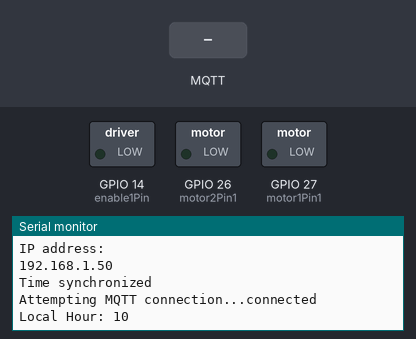
The sketch below on a simulated ESP32. Shown: switched loads named in the sketch (green lamp = pin HIGH), the last lines printed to the serial monitor. The inputs (shaded band) are chosen by the test bench. WiFi joins after 1.5 s; servers stay silent unless stated; the local clock reads 2024-03-15 10:24:30 at power-on unless the sketch sets it; random numbers use the default seed unless the sketch sets one; no MQTT or app messages arrive unless stated.

Above: at 2.7 s.
2.8 s: MQTT message "BnEsp32/Berat" arrives on the first subscribed topic
At 4.0 s:
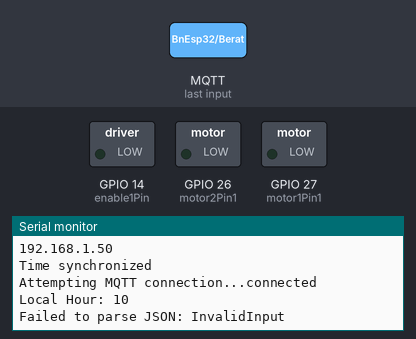
4.3 s: MQTT message "1" arrives on the first subscribed topic
At 5.2 s:
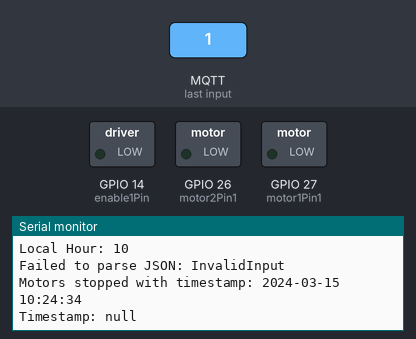
5.8 s: MQTT message "1" arrives on the second subscribed topic
At 6.4 s:
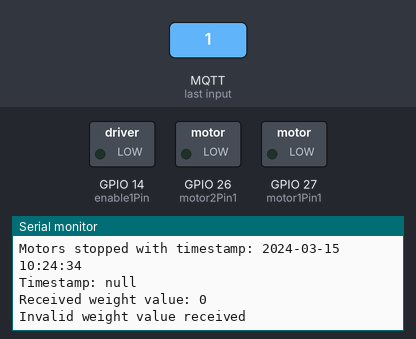

The sketch:

chickenfeeder.ino
```cpp
#include <PubSubClient.h>
#include <WiFi.h>
#include <time.h>
#include <HTTPClient.h>
#include <ArduinoJson.h>

#define BUILTIN_LED 2

// Network credentials
const char* ssid = "";
const char* password = "";
const char* mqtt_server = "broker.hivemq.com";
const char* serverUrl = "https://rm786lts-8000.asse.devtunnels.ms/";

WiFiClient espClient;
PubSubClient client(espClient);

int motor1Pin1 = 27;
int motor2Pin1 = 26;
int enable1Pin = 14;

const int freq = 30000;
const int pwmChannel = 0;
const int resolution = 8;
int dutyCycle = 100;

unsigned long motorLastRun = 0;
unsigned long motorRunDuration = 10000;
unsigned long interval = 1000000;
unsigned long second = 1000;
unsigned long currentMillis = millis();
bool motorRunning = false;
unsigned long motorStartMillis = 0;

int startHour = 6;
int stopHour = 21;
int localHour;

bool isMotorRunning() {
    return digitalRead(motor1Pin1) == HIGH || digitalRead(motor2Pin1) == HIGH;
}

void setup_wifi() {
    Serial.begin(115200);
    Serial.println();
    Serial.print("Connecting to ");
    Serial.println(ssid);

    WiFi.mode(WIFI_STA);
    WiFi.begin(ssid, password);

    while (WiFi.status() != WL_CONNECTED) {
        delay(500);
        Serial.print(".");
    }

    Serial.println("\nWiFi connected");
    Serial.println("IP address: ");
    Serial.println(WiFi.localIP());
}

void setup_time() {
    configTime(7 * 3600, 0, "pool.ntp.org", "time.nist.gov");
    Serial.println("Time synchronized");
}

bool hasNewSchedule = false;

void callback(char* topic, byte* payload, unsigned int length) {
    StaticJsonDocument<200> doc;
    DeserializationError error = deserializeJson(doc, payload, length);
    if (error) {
        Serial.print("Failed to parse JSON: ");
        Serial.println(error.f_str());
        return;
    }

    if (strcmp(topic, "BnEsp32/Berat") == 0) {
        int value = doc["feed"].as<int>();
        Serial.print("Received weight value: ");
        Serial.println(value);
        if (value >= 1 && value <= 10) {
            motorRunDuration = value * 10 * second;
            hasNewSchedule = true;
            Serial.print("Updated motorRunDuration to: ");
            Serial.println(motorRunDuration / 1000);
        } else {
            Serial.println("Invalid weight value received");
        }
    } else if (strcmp(topic, "BnEsp32/Interval") == 0) {
        int intervalValue = doc["interval"].as<int>();
        if (intervalValue >= 1 && intervalValue <= 6) {
            interval = intervalValue * 60 * 60 * second;
            motorLastRun = currentMillis - interval;
            hasNewSchedule = true;
            Serial.print("Interval updated to: ");
            Serial.println(interval / 1000);
        }
    }else if (strcmp(topic, "BnEsp32/MotorControl") == 0) {
        int status = doc["status"].as<int>();
        if (status == 1) {
            startMotor();
        } else if (status == 0) {
            stopMotor();
        }
        String timestamp = doc["timestamp"].as<String>();
        Serial.println("Timestamp: " + timestamp);
    }
}

void reconnect() {
    while (!client.connected()) {
        Serial.print("Attempting MQTT connection...");
        String clientId = "ESP32Client-";
        clientId += String(random(0xffff), HEX);
        if (client.connect(clientId.c_str())) {
            Serial.println("connected");
            client.publish("BnEsp32/Message", "Feeded!");
            client.subscribe("BnEsp32/MotorControl");
            client.subscribe("BnEsp32/Berat");
            client.subscribe("BnEsp32/Interval");
        } else {
            Serial.print("failed, rc=");
            Serial.print(client.state());
            Serial.println(" try again in 5 seconds");
            delay(5000);
        }
    }
}

void setup() {
    setup_wifi();
    client.setServer(mqtt_server, 1883);
    client.setCallback(callback);

    setup_time();

    pinMode(motor1Pin1, OUTPUT);
    pinMode(motor2Pin1, OUTPUT);
    pinMode(enable1Pin, OUTPUT);

    digitalWrite(motor1Pin1, LOW);
    digitalWrite(motor2Pin1, LOW);
    ledcWrite(pwmChannel, 0);

    ledcSetup(pwmChannel, freq, resolution);
    ledcAttachPin(enable1Pin, pwmChannel);
}

void startMotor() {
    digitalWrite(motor1Pin1, HIGH);
    digitalWrite(motor2Pin1, HIGH);
    ledcWrite(pwmChannel, dutyCycle);

    struct tm timeinfo;
    if (getLocalTime(&timeinfo)) {
        char timestamp[30];
        strftime(timestamp, sizeof(timestamp), "%Y-%m-%d %H:%M:%S", &timeinfo);

        StaticJsonDocument<200> jsonDoc;
        jsonDoc["status"] = 1;
        jsonDoc["timestamp"] = timestamp;
        char buffer[200];
        serializeJson(jsonDoc, buffer);

        client.publish("BnEsp32/MotorStatus", buffer);
        Serial.println("Motors started with timestamp: " + String(timestamp));
    } else {
        Serial.println("Failed to get local time for motor start.");
    }
}

void stopMotor() {
    digitalWrite(motor1Pin1, LOW);
    digitalWrite(motor2Pin1, LOW);
    ledcWrite(pwmChannel, 0);

    struct tm timeinfo;
    if (getLocalTime(&timeinfo)) {
        char timestamp[30];
        strftime(timestamp, sizeof(timestamp), "%Y-%m-%d %H:%M:%S", &timeinfo);

        StaticJsonDocument<200> jsonDoc;
        jsonDoc["status"] = 0;
        jsonDoc["timestamp"] = timestamp;
        char buffer[200];
        serializeJson(jsonDoc, buffer);

        client.publish("BnEsp32/MotorStatus", buffer);
        Serial.println("Motors stopped with timestamp: " + String(timestamp));
    } else {
        Serial.println("Failed to get local time for motor stop.");
    }
}

void loop() {
    currentMillis = millis();

    if (WiFi.status() != WL_CONNECTED) {
        Serial.println("WiFi disconnected. Reconnecting...");
        setup_wifi();
    }

    if (!client.connected()) {
        reconnect();
    }
    client.loop();

    static int lastPrintedHour = -1;

    struct tm timeinfo;
    if (getLocalTime(&timeinfo)) {
        localHour = timeinfo.tm_hour;

        if (localHour != lastPrintedHour) {
            lastPrintedHour = localHour;
            Serial.println("Local Hour: " + String(localHour));
        }
    }

    if (localHour >= startHour && localHour < stopHour) {
        if (!motorRunning && (currentMillis - motorLastRun >= interval)) {
            motorRunning = true;
            motorStartMillis = currentMillis;
            startMotor();
            Serial.println("Motor started based on interval.");
        }

        if (motorRunning && (currentMillis - motorStartMillis >= motorRunDuration)) {
            motorRunning = false;
            motorLastRun = currentMillis;
            stopMotor();
            Serial.println("Motor stopped after duration.");
        }
    } else {
        if (motorRunning) {
            motorRunning = false;
            stopMotor();
        }

        static unsigned long lastCheck = 0;
        if (currentMillis - lastCheck > 5000) {
            Serial.println("Motor is inactive due to time restrictions.");
            lastCheck = currentMillis;
        }
    }
}
```

Measured:
- after the input at 2.8 s, the serial monitor: prints a new line at once (image 1)
- after the input at 4.3 s, the serial monitor: prints a new line at once (image 2)
- after the input at 5.8 s, the serial monitor: prints a new line at once (image 3)
